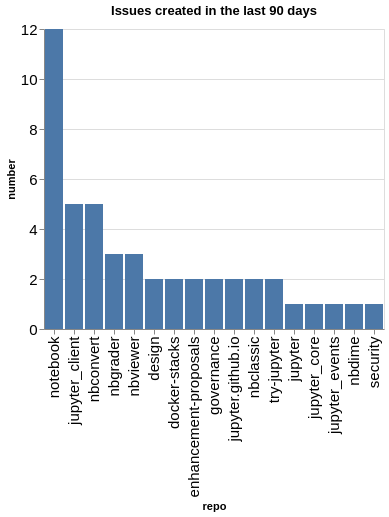

Notebook code cell kept with this figure:
### Code cell
created_counts = created.groupby(['org', 'repo']).count()['number'].reset_index()
created_counts['org/repo'] = created_counts.apply(lambda a: a['org'] + '/' + a['repo'], axis=1)
sorted_vals = created_counts.sort_values(['org', 'number'], ascending=False)['repo'].values
alt.Chart(data=created_counts, title=f"Issues created in the last {n_days} days").mark_bar().encode(
    x=alt.X('repo', sort=alt.Sort(sorted_vals.tolist())),
    y='number',
)

### Figure 1 — Vega-Lite specification as saved in the notebook (floating-point values rounded to 4 significant figures)
{"config": {"axisLeft": {"labelFontSize": 15}, "axisBottom": {"labelFontSize": 15}}, "data": {"name": "data-91a47e410218794fdee00d9c89c6816c"}, "mark": {"type": "bar"}, "encoding": {"x": {"field": "repo", "sort": ["notebook", "jupyter_client", "nbconvert", "nbgrader", "nbviewer", "design", "docker-stacks", "enhancement-proposals", "governance", "jupyter.github.io", "nbclassic", "try-jupyter", "jupyter", "jupyter_core", "jupyter_events", "nbdime", "security"], "type": "nominal"}, "y": {"field": "number", "type": "quantitative"}}, "title": "Issues created in the last 90 days", "$schema": "https://vega.github.io/schema/vega-lite/v5.20.1.json", "datasets": {"data-91a47e410218794fdee00d9c89c6816c": [{"org": "jupyter", "repo": "design", "number": 2, "org/repo": "jupyter/design"}, {"org": "jupyter", "repo": "docker-stacks", "number": 2, "org/repo": "jupyter/docker-stacks"}, {"org": "jupyter", "repo": "enhancement-proposals", "number": 2, "org/repo": "jupyter/enhancement-proposals"}, {"org": "jupyter", "repo": "governance", "number": 2, "org/repo": "jupyter/governance"}, {"org": "jupyter", "repo": "jupyter", "number": 1, "org/repo": "jupyter/jupyter"}, {"org": "jupyter", "repo": "jupyter.github.io", "number": 2, "org/repo": "jupyter/jupyter.github.io"}, {"org": "jupyter", "repo": "jupyter_client", "number": 5, "org/repo": "jupyter/jupyter_client"}, {"org": "jupyter", "repo": "jupyter_core", "number": 1, "org/repo": "jupyter/jupyter_core"}, {"org": "jupyter", "repo": "jupyter_events", "number": 1, "org/repo": "jupyter/jupyter_events"}, {"org": "jupyter", "repo": "nbclassic", "number": 2, "org/repo": "jupyter/nbclassic"}, {"org": "jupyter", "repo": "nbconvert", "number": 5, "org/repo": "jupyter/nbconvert"}, {"org": "jupyter", "repo": "nbdime", "number": 1, "org/repo": "jupyter/nbdime"}, {"org": "jupyter", "repo": "nbgrader", "number": 3, "org/repo": "jupyter/nbgrader"}, {"org": "jupyter", "repo": "nbviewer", "number": 3, "org/repo": "jupyter/nbviewer"}, {"org": "jupyter", "repo": "notebook", "number": 12, "org/repo": "jupyter/notebook"}, {"org": "jupyter", "repo": "security", "number": 1, "org/repo": "jupyter/security"}, {"org": "jupyter", "repo": "try-jupyter", "number": 2, "org/repo": "jupyter/try-jupyter"}]}}
